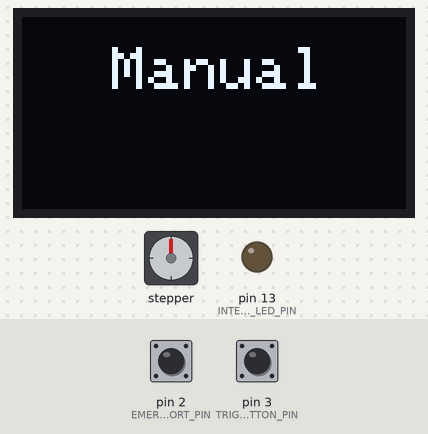
The program below on a simulated Arduino Nano, built with avr-gcc and run on an emulated ATmega328P. Parts: stepper motor, 128×64 one-colour display, output pins drawn as LEDs (lit = HIGH). Wiring (inferred from the names in the program): stepper motor driver (200 steps per turn assumed): step A1; direction A0; enable A2. The inputs (shaded band) are chosen by the test bench; at power-on: pin 3 (TRIGGER_BUTTON_PIN) HIGH, pin 2 (EMERGENCY_ABORT_PIN) HIGH. Pins used as bus, display or sensor lines are not drawn.

Above: at 1.9 s.
2.0 s: pin 3 (TRIGGER_BUTTON_PIN) pulled LOW for 0.15 s
At 4.4 s:
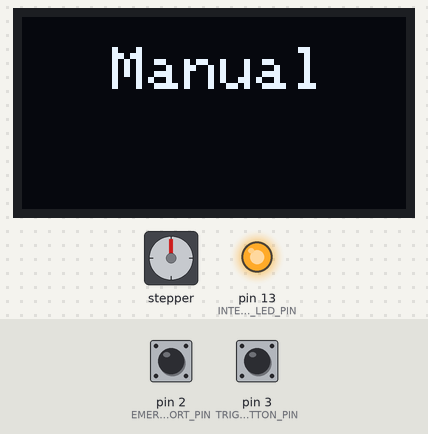
4.6 s: pin 2 (EMERGENCY_ABORT_PIN) pulled LOW for 0.15 s
At 6.9 s:
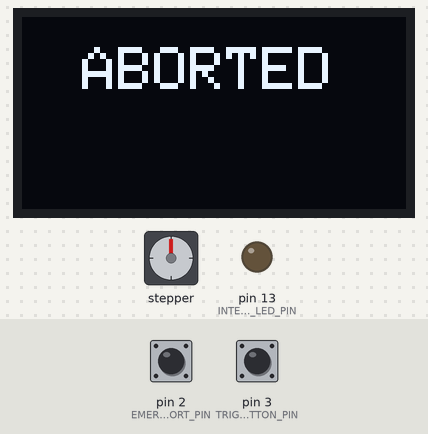
7.6 s: pin 3 (TRIGGER_BUTTON_PIN) pulled LOW for 3.2 s
At 12.8 s:
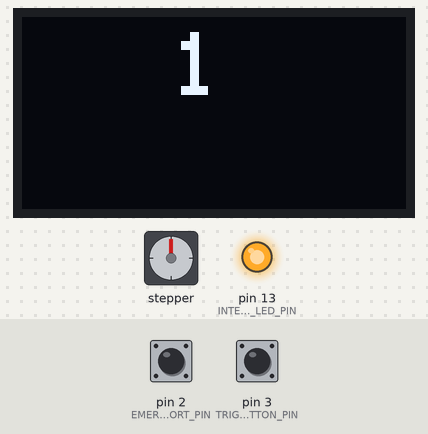
13.8 s: pin 2 (EMERGENCY_ABORT_PIN) pulled LOW for 1 s
At 14.2 s:
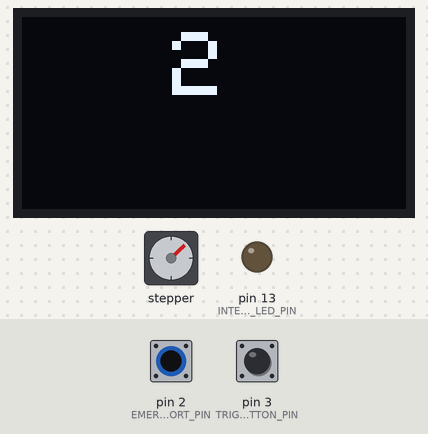
16.5 s: pin 2 (EMERGENCY_ABORT_PIN) driven LOW and pin 3 (TRIGGER_BUTTON_PIN) driven LOW
At 18.94 s:
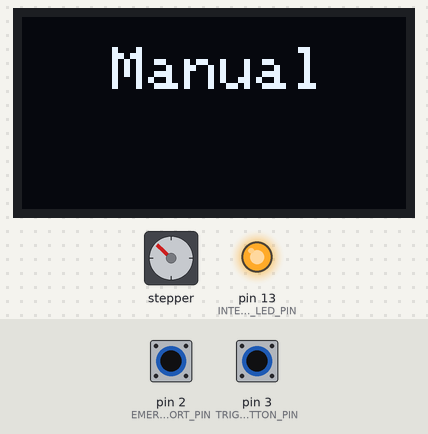
19.5 s: pin 3 (TRIGGER_BUTTON_PIN) driven HIGH
At 19.84 s:
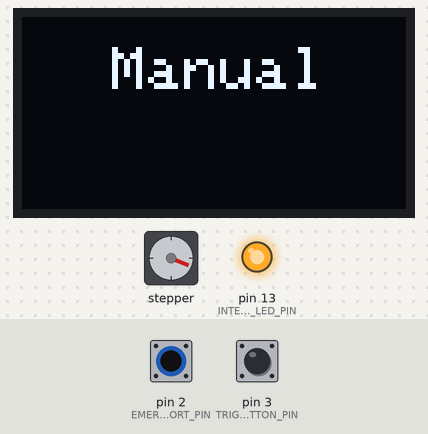
Timing chart, 0 to 22.5 s (numbered marks = the images above; inputs shaded):
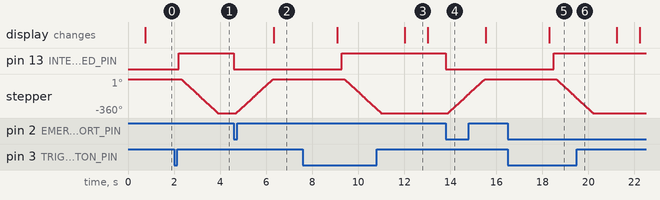

The program:

main.cpp
```cpp
/*--------------To do

*/


/*-------------Setup
Using an Arduino with AT Mega 328p

Keypad: generic 4x4 (non serial)
    Attach to Pins (from left to right): 12,11,10,9,8,7,6,5

Display: SSD1306 128 x 64 OLED
    Attach PINS:  VCC:5V
                  GND:GND
                  SCL:A5
                  SDA:A4
    I2C Adress:   0x3C

Stepper Driver: A4988
    Attach PINS:  VMOT: 12V PSU
                  MOTGND: GND of 12V PSU
                  1A, 2A, 1B, 2B: Phases of stepper
                  VDD: 5V
                  GND: GND
                  DIR: A0
                  STEP: A1
                  RST: short to SLEEP
                  SLEEP: short to RST
                  ENABLE: A2
Mode Switch:
    Attach to PIN D4
    Pullup!:  LOW is Auto-mode
              HIGH is Manual-mode

Shutter-Trigger:
    Attach to PIN D3 and GND
    Pullup!:  Is triggered when pulled to GND

Abort-Trigger:
    Attach to PIN D2 and GND
    Pullup!:  Is triggered when pulled to GND
    INTERRUPT: Needs to be attached to an interrupt PIN, confirm if using different controller
*/

#include <Arduino.h>
#include <keypad.h>
#include <Wire.h>
#include <Adafruit_SSD1306.h>

//---------------- Variables
int INTERNAL_LED_PIN = 13;
int MODE_SWITCH_PIN = 4;
int TRIGGER_BUTTON_PIN = 3;
int EMERGENCY_ABORT_PIN =2;

const int enablePin = A2; // Stepper Controller ENABLE pin is attached to this pin
const int stepPin = A1; // Stepper Controller STEP pin is attached to this pin
const int dirPin = A0; // Stepper Controller DIR pin is attached to this pin
const int steps_per_rev = 200; // sets the steps per revolution, might need tuning over time
const int step_delay = 4; // delay between STEP HIGH and LOW. Controlls rotation speed. Might need tuning depending on torque and overswing

volatile bool EMERGENCY_ABORT_CALLED=false;
volatile bool AUTO_MODE_ENABLED;
volatile int time_to_open=0;
volatile unsigned long time_sutter_was_opened=0;
volatile unsigned long time_open=0;

//---------------- Keypad
const byte numRows=4;
const byte numCols=4;
char keymap[numRows][numCols] ={
  {'1','2','3','A'},
  {'4','5','6','B'},
  {'7','8','9','C'},
  {'*','0','#','D'}};
byte rowPins[numRows] = {12,11,10,9};
byte colPins[numCols] = {8,7,6,5};
Keypad keypad = Keypad(makeKeymap(keymap),rowPins,colPins,numRows,numCols);

//---------------- Display
#define OLED_RESET 4
Adafruit_SSD1306 display(OLED_RESET);

//----------------------------------

void emergency_abort(){
  delay(200);
  EMERGENCY_ABORT_CALLED=true;
}

void shutter_open(){
  digitalWrite(INTERNAL_LED_PIN,HIGH);
  digitalWrite(enablePin,LOW);
  digitalWrite(dirPin,LOW);
  delay(100);
  for (int i = 0; i < steps_per_rev; i++) {
    digitalWrite(stepPin, HIGH);
    delay(step_delay);
    digitalWrite(stepPin, LOW);
    delay(step_delay);}
  digitalWrite(enablePin,HIGH);
}

void shutter_close(){
  digitalWrite(INTERNAL_LED_PIN,LOW);
  digitalWrite(enablePin,LOW);
  digitalWrite(dirPin,HIGH);
  delay(100);
  for (int i = 0; i < steps_per_rev; i++) {
    digitalWrite(stepPin, HIGH);
    delay(step_delay);
    digitalWrite(stepPin, LOW);
    delay(step_delay);}
  digitalWrite(enablePin,HIGH);
}

void abort(){
  shutter_close();
  EMERGENCY_ABORT_CALLED=false;
  time_open=0;
  time_to_open=0;
  time_sutter_was_opened=0;
  display.clearDisplay();
  display.setTextSize(2);
  display.setTextColor(WHITE);
  display.setCursor(20, 10);
  display.println("ABORTED");
  display.display();
  delay(2000);
  asm volatile ("  jmp 0");
  EMERGENCY_ABORT_CALLED=false;
}

void display_menu_auto(int time){
  display.clearDisplay();
  display.setTextSize(2);
  display.setTextColor(WHITE);
  display.setCursor(0, 10);
  display.print("time: ");
  display.print(time);
  display.display();
}

void display_menu_manual(){
  display.clearDisplay();
  display.setTextSize(2);
  display.setTextColor(WHITE);
  display.setCursor(30, 10);
  display.print("Manual");
  display.display();
}

void display_refresh(int time){
  display.clearDisplay();
  display.setTextSize(3);
  display.setTextColor(WHITE);
  display.setCursor(50, 5);
  display.println(time);
  display.display();
}

void shutter_auto(){
  int time_remaining=time_to_open;
  unsigned long millis_prev=0;
  attachInterrupt(digitalPinToInterrupt(EMERGENCY_ABORT_PIN), emergency_abort, FALLING);
  EMERGENCY_ABORT_CALLED=false;
  shutter_open();
  //if (EMERGENCY_ABORT_CALLED){abort();return;}
  while (time_remaining>=0){
    if (EMERGENCY_ABORT_CALLED){abort();return;}
    if (millis() - millis_prev >= 1000){
      millis_prev = millis();
      display_refresh(time_remaining);
      time_remaining--;}}
  shutter_close();
  detachInterrupt(digitalPinToInterrupt(EMERGENCY_ABORT_PIN));
  display_menu_auto(time_to_open);
}


int mode_auto(){
  static char userinput[4];
  static int count = 0;
  char key= keypad.getKey();
  static int input=0;

  if (AUTO_MODE_ENABLED==false){
    time_to_open=0;
    input=0;
    display.clearDisplay();
    display.setTextSize(2);
    display.setTextColor(WHITE);
    display.setCursor(40, 10);
    display.print("Auto");
    display.display();
    AUTO_MODE_ENABLED=true;}

  switch (key){
    case NO_KEY:
      break;

    case '#':   // Enter
      userinput[count] = '\0';
      input = atoi(userinput);
      time_to_open = input;
      display_menu_auto(time_to_open);
      break;

    case '*':   // Delete Input
      count = 0;
      memset(userinput,0,sizeof(userinput));
      input = 0;
      time_to_open = input;
      display_menu_auto(time_to_open);
      break;

    default:
      if (count < 3){     // Number entered
        userinput[count] = key;
        count+=1;
        break;}
      if (count==4){   // more than 3 chars input
        break;}}
return input;
}

void mode_manual(){
  if (AUTO_MODE_ENABLED==true){
    display.clearDisplay();
    display.setTextSize(2);
    display.setTextColor(WHITE);
    display.setCursor(30, 10);
    display.print("Manual");
    display.display();
    AUTO_MODE_ENABLED=false;}
}

void trigger_depressed(){
  if (AUTO_MODE_ENABLED==true && time_to_open!=0){
    shutter_auto();}
  else if (AUTO_MODE_ENABLED==true && time_to_open==0){
    display.clearDisplay();
    display.setTextSize(2);
    display.setTextColor(WHITE);
    display.setCursor(0, 10);
    display.print("set time!!");
    display.display();
    delay(1000);
    display_menu_auto(0);}
  else if (AUTO_MODE_ENABLED==false){
    int time_next_refresh=0;
    bool close_shutter=0;
    attachInterrupt(digitalPinToInterrupt(EMERGENCY_ABORT_PIN), emergency_abort, FALLING);
    EMERGENCY_ABORT_CALLED=false;
    shutter_open();
    time_sutter_was_opened=millis();
    while (!close_shutter){
      if (EMERGENCY_ABORT_CALLED){
        abort();return;}
      time_open=millis()-time_sutter_was_opened;
      time_open=time_open/1000;
      if(time_open-time_next_refresh>=1){
        display_refresh(time_open);
        time_next_refresh++;}
      if (digitalRead(TRIGGER_BUTTON_PIN)==0){
        shutter_close();
        detachInterrupt(digitalPinToInterrupt(EMERGENCY_ABORT_PIN));
        close_shutter=true;
        delay(200); // for debouncing --- could be replaced with millis(), but not urgently needed due to small duration
        display_menu_manual();}}}
}

//----------------------------------

void setup() {
  delay(100);
  EMERGENCY_ABORT_CALLED=false;
  delay(100);
  pinMode(enablePin, OUTPUT);
  digitalWrite(enablePin,HIGH);
  pinMode(stepPin, OUTPUT);
  digitalWrite(stepPin,LOW);
  pinMode(dirPin, OUTPUT);
  digitalWrite(dirPin,LOW);
  pinMode(INTERNAL_LED_PIN,OUTPUT);
  pinMode(MODE_SWITCH_PIN,INPUT_PULLUP);
  pinMode(TRIGGER_BUTTON_PIN,INPUT_PULLUP);
  pinMode(EMERGENCY_ABORT_PIN,INPUT_PULLUP);
  //attachInterrupt(digitalPinToInterrupt(EMERGENCY_ABORT_PIN), emergency_abort, FALLING);
  //detachInterrupt(digitalPinToInterrupt(EMERGENCY_ABORT_PIN));
  delay(500);
  time_open = 0;
  time_to_open = 0;
  time_sutter_was_opened = 0;

  display.begin(SSD1306_SWITCHCAPVCC, 0x3C);

  if (digitalRead(MODE_SWITCH_PIN)==0){
    AUTO_MODE_ENABLED=true;
    display.clearDisplay();
    display.setTextSize(2);
    display.setTextColor(WHITE);
    display.setCursor(40, 10);
    display.print("Auto");
    display.display();}
  else{
    AUTO_MODE_ENABLED=false;
    display.clearDisplay();
    display.setTextSize(2);
    display.setTextColor(WHITE);
    display.setCursor(30, 10);
    display.print("Manual");
    display.display();}

  EMERGENCY_ABORT_CALLED=false;
  digitalWrite(enablePin,HIGH);
}

void loop() {
  digitalRead(MODE_SWITCH_PIN)==0 ? mode_auto():0;
  digitalRead(MODE_SWITCH_PIN)==1 ? mode_manual():void();
  if (digitalRead(TRIGGER_BUTTON_PIN)==0){
    delay(200); // for debouncing --- could be replaced with millis(), but not urgently needed due to small duration
    trigger_depressed();}
  //if (EMERGENCY_ABORT_CALLED){
  //  abort();}
}
```

Measured:
- after the input at 2.0 s, pin 13 (INTERNAL_LED_PIN): LOW → HIGH after 0.20 s; stepper: turns 360° counter-clockwise in 1.6 s, starting after 0.30 s
- after the input at 4.6 s, pin 13 (INTERNAL_LED_PIN): HIGH → LOW at once; stepper: turns 360° clockwise in 1.6 s, starting after 0.10 s; the display: changes after 1.7 s (image 2)
- after the input at 7.6 s, pin 13 (INTERNAL_LED_PIN): LOW → HIGH after 1.7 s; stepper: turns 360° counter-clockwise in 1.6 s, starting after 1.8 s; the display: first differs from a run without the input after 4.4 s (image 3)
- after the input at 13.8 s, pin 13 (INTERNAL_LED_PIN): HIGH → LOW at once; stepper: turns 360° clockwise in 1.6 s, starting after 0.10 s
- after the input at 16.5 s, pin 13 (INTERNAL_LED_PIN): LOW → HIGH after 2.0 s; stepper: keeps turning counter-clockwise at about 226°/s, starting after 2.1 s
- after the input at 19.5 s, pin 13 (INTERNAL_LED_PIN): stays HIGH (without the input it goes to LOW after 0.69 s); stepper: goes on until 20.2 s, then stays -360°
- what the display in image 3 shows lasts 1.0 s, from 12.0 s to 13.0 s
